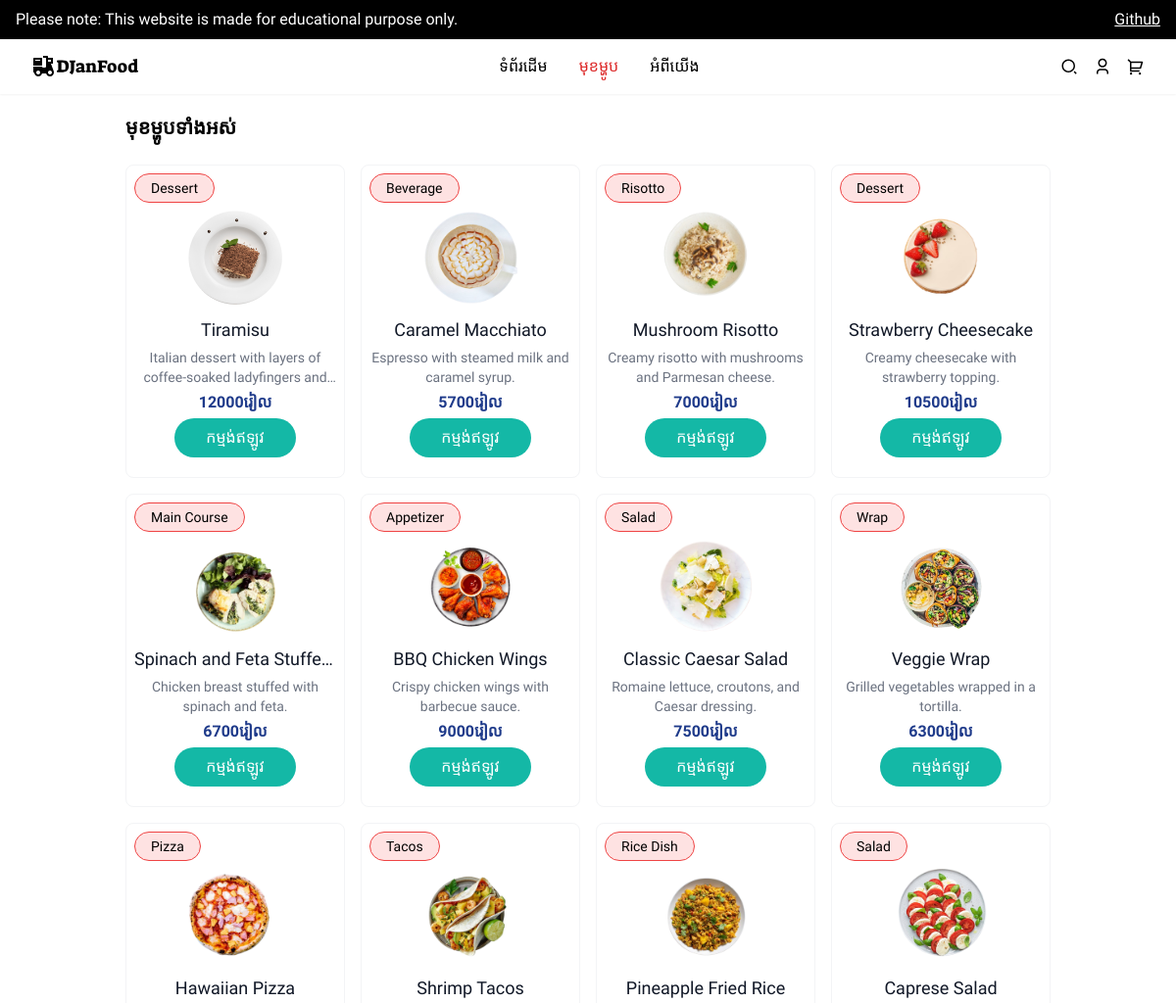
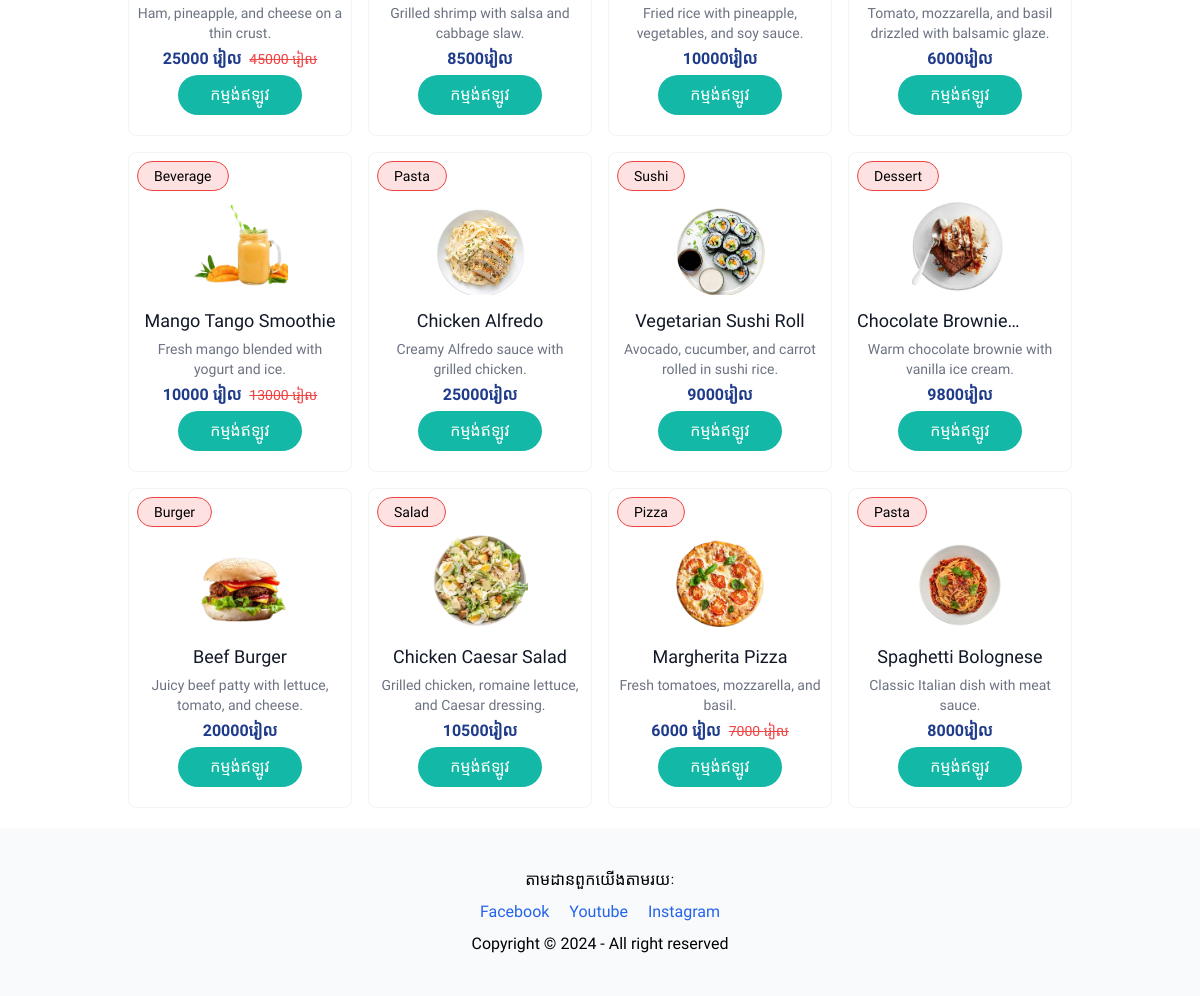
The page /food/dishes/ on the database its author committed (2 pictures, top to bottom).
### foods/models.py (models this page shows, shortened)
class Food(models.Model):
    title = models.CharField(max_length=200)
    price = models.IntegerField()
    category = models.CharField(max_length=150, null=True)
    special_price = models.IntegerField(null=True, blank=True)
    is_premium = models.BooleanField(default=False)
    promotion_end_at = models.DateTimeField(null=True, blank=True)
    description = models.TextField(null=True, blank=True)
    created_at = models.DateTimeField(auto_now_add=True, null=True, blank=True)
    updated_at = models.DateTimeField(auto_now=True, null=True, blank=True)
    image_relative_url = models.CharField(max_length=50, null=True, blank=True)
    class Meta:
        ordering = ['-created_at']

### foods/views.py (the view)
# urls.py: path('dishes/', food_dishes, name="food_dishes"),
def food_dishes(request):
    foods = Food.objects.all()
    context = {
        'foods': foods
    }
    return render(request, 'foods/food_dishes.html', context)

### templates/foods/food_dishes.html (shortened to what this page needs)
{% extends "components/base.html" %}
{% load static %}
{% block content %}
<main id="main-container" class="max-w-screen-lg mx-auto p-5">
    <h1 class="mb-6 px-5 text-xl font-bold">មុខម្ហូបទាំងអស់</h1>
    <div class="flex flex-wrap justify-center gap-4">
        {% for food in foods %}
        <div
            class="bg-white border border-gray-100 transition transform duration-400 hover:shadow-xl hover:scale-105 w-56 h-80 min-h-52 p-2 rounded-lg relative">
            <span
                class="bg-red-100 border border-red-500 rounded-full text-primary text-sm poppins px-4 py-1 inline-block mb-2">
                {{ food.category }}
            </span>
            <img class="w-64 mx-auto transform transition duration-300 w-24 max-w-24 max-h-24 min-h-24 object-cover hover:scale-105" src="{% static food.image_relative_url %}" alt="">
            <div class="flex flex-col items-center my-3 space-y-1">
                <h1 class="text-gray-900 poppins text-lg line-clamp-1">{{ food.title }}</h1>
                <p class="text-gray-500 poppins text-sm text-center line-clamp-2">{{ food.description }}</p>
                {% if food.special_price %}
                    <div class="flex items-center gap-2">
                        <p class="text-blue-900 poppins text-md font-bold">{{food.special_price}} រៀល</p>
                        <del class="text-sm text-red-500">{{food.price}} រៀល</del>
                    </div>
                {% else %}
                    <p class="text-blue-900 poppins text-md font-bold">{{ food.price }}រៀល</p>
                {% endif %}
                <a href={% url "food_details" food.id %}
                    class="cursor-pointer bg-teal-500 text-white px-8 py-2 focus:outline-none poppins rounded-full mt-24 transform transition duration-300 hover:scale-105">
                    កម្មង់ឥឡូវ
                </a>
            </div>
        </div>
        {% endfor %}
    </div>
</main>
{% endblock content %}

### templates/components/base.html (shortened to what this page needs)
{% load static tailwind_tags %}
<!DOCTYPE html>
<html lang="en">
<head>
    {% tailwind_css %}
    <link rel="stylesheet" href="{% static 'css/main.css' %}">
</head>
<body class="min-w-80">
    <div class="w-full bg-black text-white sm:flex justify-between items-center py-2 px-4">
        <p>Please note: This website is made for educational purpose only.</p>
        <a href="#" class="text-white underline">Github</a>
    </div>
    {% include "components/header.html" %}
    {% block content %}
    {% endblock %}
    {% include "components/footer.html" %}
</body>
</html>

### templates/components/header.html (shortened to what this page needs)
{% load static %}
<header class="flex items-center justify-between bg-white py-4 px-8 z-50 sticky top-0 left-0 shadow-sm">
    <a href={% url "home" %} class="logo">
        <img src={% static "images/logo.svg" %} alt="" height="18" width="auto">
    </a>
    <ul class="hidden items-center gap-8 md:flex">
        <li><a href={% url "home" %} class="st-nav-bar-link duration-200 hover:text-red-500">ទំព័រដើម</a></li>
        <li><a href={% url "food_dishes" %} class="st-nav-bar-link duration-200 hover:text-red-500">មុខម្ហូប</a></li>
        <li><a href={% url "about" %} class="st-nav-bar-link duration-200 hover:text-red-500">អំពីយើង</a></li>
    </ul>
    <div class="nav-icon flex space-x-4">
        <a href="#" class="duration-200 hover:text-red-500">
        </a>
        <a href={% url 'dashboard' %} class="duration-200 hover:text-red-500">
        </a>
        <a href={% url "cart" %} class="duration-200 hover:text-red-500">
        </a>
    </div>
</header>

### templates/components/footer.html
<footer class="flex items-center justify-center p-10 bg-slate-50">
    <center>
        <p class="text-md">តាមដានពួកយើងតាមរយៈ</p>
        <p class="my-2">
            <a href="#" class="mx-2 text-blue-600">Facebook</a>
            <a href="#" class="mx-2 text-blue-600">Youtube</a>
            <a href="#" class="mx-2 text-blue-600">Instagram</a>
        </p>
        <p>Copyright © 2024 - All right reserved</p>
    </center>
</footer>

### static/css/main.css (style rules this page uses)
* { font-family: 'Kantumruy Pro', sans-serif; scrollbar-width: 0; }
#main-container { min-height: calc(100vh - 224px); }

### rows shown on the page
Food: category "Dessert", image_relative_url (picture), title "Tiramisu", description "Italian dessert with layers of coffee-soaked ladyfingers…", price "12000"
Food: category "Beverage", image_relative_url (picture), title "Caramel Macchiato", description "Espresso with steamed milk and caramel syrup.", price "5700"
Food: category "Risotto", image_relative_url (picture), title "Mushroom Risotto", description "Creamy risotto with mushrooms and Parmesan cheese.", price "7000"
Food: category "Dessert", image_relative_url (picture), title "Strawberry Cheesecake", description "Creamy cheesecake with strawberry topping.", price "10500"
Food: category "Main Course", image_relative_url (picture), title "Spinach and Feta…", description "Chicken breast stuffed with spinach and feta.", price "6700"
Food: category "Appetizer", image_relative_url (picture), title "BBQ Chicken Wings", description "Crispy chicken wings with barbecue sauce.", price "9000"
Food: category "Salad", image_relative_url (picture), title "Classic Caesar Salad", description "Romaine lettuce, croutons, and Caesar dressing.", price "7500"
Food: category "Wrap", image_relative_url (picture), title "Veggie Wrap", description "Grilled vegetables wrapped in a tortilla.", price "6300"
Food: category "Pizza", image_relative_url (picture), title "Hawaiian Pizza", description "Ham, pineapple, and cheese on a thin crust.", special_price "25000", price "45000"
Food: category "Tacos", image_relative_url (picture), title "Shrimp Tacos", description "Grilled shrimp with salsa and cabbage slaw.", price "8500"
Food: category "Rice Dish", image_relative_url (picture), title "Pineapple Fried Rice", description "Fried rice with pineapple, vegetables, and soy sauce.", price "10000"
Food: category "Salad", image_relative_url (picture), title "Caprese Salad", description "Tomato, mozzarella, and basil drizzled with balsamic glaze.", price "6000"
Food: category "Beverage", image_relative_url (picture), title "Mango Tango Smoothie", description "Fresh mango blended with yogurt and ice.", special_price "10000", price "13000"
Food: category "Pasta", image_relative_url (picture), title "Chicken Alfredo", description "Creamy Alfredo sauce with grilled chicken.", price "25000"
Food: category "Sushi", image_relative_url (picture), title "Vegetarian Sushi Roll", description "Avocado, cucumber, and carrot rolled in sushi rice.", price "9000"
Food: category "Dessert", image_relative_url (picture), title "Chocolate…", description "Warm chocolate brownie with vanilla ice cream.", price "9800"
Food: category "Burger", image_relative_url (picture), title "Beef Burger", description "Juicy beef patty with lettuce, tomato, and cheese.", price "20000"
Food: category "Salad", image_relative_url (picture), title "Chicken Caesar Salad", description "Grilled chicken, romaine lettuce, and Caesar dressing.", price "10500"
Food: category "Pizza", image_relative_url (picture), title "Margherita Pizza", description "Fresh tomatoes, mozzarella, and basil.", special_price "6000", price "7000"
Food: category "Pasta", image_relative_url (picture), title "Spaghetti Bolognese", description "Classic Italian dish with meat sauce.", price "8000"
